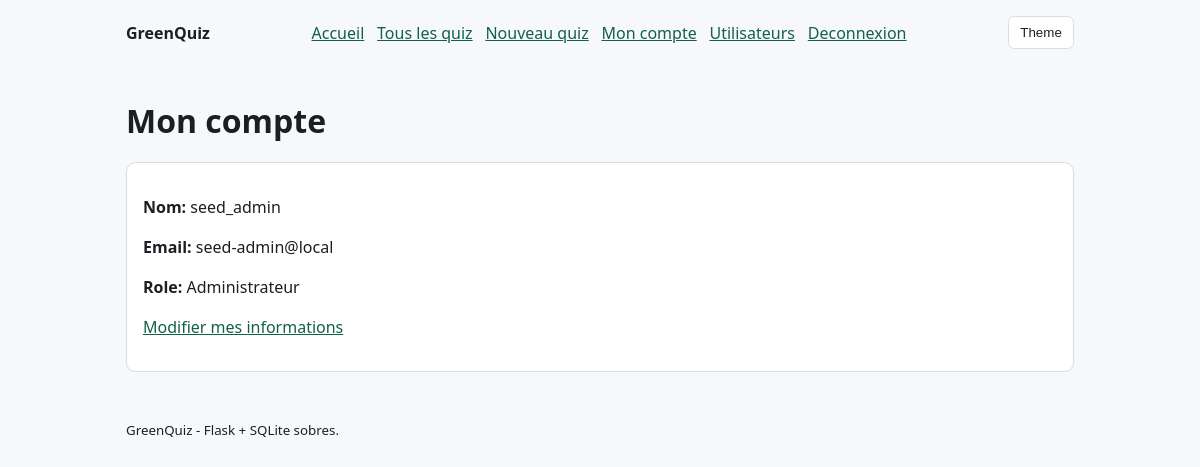
The app's page /account (signed in) with its own data.
### tables this page shows
CREATE TABLE users (
        id INTEGER PRIMARY KEY AUTOINCREMENT,
        email TEXT NOT NULL UNIQUE,
        username TEXT NOT NULL,
        password_hash TEXT NOT NULL,
        created_at TEXT NOT NULL DEFAULT CURRENT_TIMESTAMP
    , is_admin INTEGER NOT NULL DEFAULT 0);

### app.py (the view)
@app.route("/account")
@login_required
def account():
    user = current_user()
    return render_template("account.html", user=user)

### app.py (called while the page is built)
@app.context_processor
def inject_site_css():
    return {"site_css": SITE_CSS}

def get_db() -> sqlite3.Connection:
    if "db" not in g:
        g.db = sqlite3.connect(DB_PATH)
        g.db.row_factory = sqlite3.Row
    return g.db

def current_user():
    uid = session.get("uid")
    if not uid:
        return None
    return get_db().execute(
        "SELECT id, email, username, is_admin FROM users WHERE id = ? LIMIT 1", (uid,)
    ).fetchone()

def login_required(view):
    @wraps(view)
    def wrapped(*args, **kwargs):
        if not current_user():
            return redirect(url_for("login"))
        return view(*args, **kwargs)
    return wrapped

@app.context_processor
def inject_user():
    return {"user": current_user()}

### templates/account.html
{% extends 'base.html' %}
{% block content %}
<h1>Mon compte</h1>
<section>
  <p><strong>Nom:</strong> {{ user['username'] }}</p>
  <p><strong>Email:</strong> {{ user['email'] }}</p>
  <p><strong>Role:</strong> {{ 'Administrateur' if user['is_admin'] else 'Utilisateur' }}</p>
  <p><a href="{{ url_for('account_edit') }}">Modifier mes informations</a></p>
</section>
{% endblock %}

### records on screen
users: username "seed_admin", email "seed-admin@local", is_admin "Administrateur"
